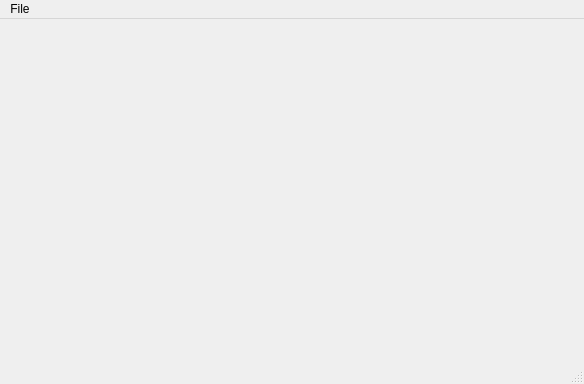
<?xml version="1.0" encoding="UTF-8"?>
<ui version="4.0">
 <class>MainWindow</class>
 <widget class="QMainWindow" name="MainWindow">
  <property name="geometry">
   <rect>
    <x>0</x>
    <y>0</y>
    <width>584</width>
    <height>384</height>
   </rect>
  </property>
  <property name="windowTitle">
   <string>MainWindow</string>
  </property>
  <widget class="QMenuBar" name="menubar">
   <property name="geometry">
    <rect>
     <x>0</x>
     <y>0</y>
     <width>584</width>
     <height>21</height>
    </rect>
   </property>
   <widget class="QMenu" name="menuFile">
    <property name="title">
     <string>File</string>
    </property>
    <addaction name="actionHide_to_Tray"/>
    <addaction name="separator"/>
    <addaction name="actionExit"/>
   </widget>
   <addaction name="menuFile"/>
  </widget>
  <widget class="QStatusBar" name="statusbar"/>
  <action name="actionHide_to_Tray">
   <property name="text">
    <string>Hide to Tray</string>
   </property>
   <property name="shortcut">
    <string>Ctrl+H</string>
   </property>
  </action>
  <action name="actionExit">
   <property name="text">
    <string>Exit</string>
   </property>
  </action>
 </widget>
 <resources/>
 <connections>
  <connection>
   <sender>actionHide_to_Tray</sender>
   <signal>triggered()</signal>
   <receiver>MainWindow</receiver>
   <slot>hide()</slot>
   <hints>
    <hint type="sourcelabel">
     <x>-1</x>
     <y>-1</y>
    </hint>
    <hint type="destinationlabel">
     <x>319</x>
     <y>239</y>
    </hint>
   </hints>
  </connection>
  <connection>
   <sender>actionExit</sender>
   <signal>triggered()</signal>
   <receiver>MainWindow</receiver>
   <slot>close()</slot>
   <hints>
    <hint type="sourcelabel">
     <x>-1</x>
     <y>-1</y>
    </hint>
    <hint type="destinationlabel">
     <x>319</x>
     <y>239</y>
    </hint>
   </hints>
  </connection>
 </connections>
</ui>
